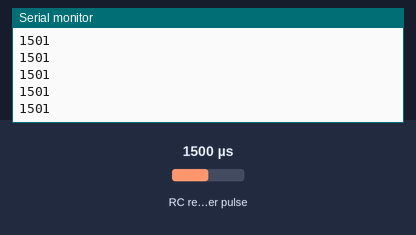
Bench run of a sketch on a simulated Arduino Uno, built with avr-gcc and run on an emulated ATmega328P. Shown: the last lines printed to the serial monitor. Wiring (inferred from the names in the program): RC receiver channel: data pin 2. The inputs (shaded band) are chosen by the test bench; at power-on: RC receiver pulse 1500 µs.

Above: at 1.2 s.
1.3 s: RC receiver pulse (sensor on pin 2) set to 1020 µs
At 1.9 s:
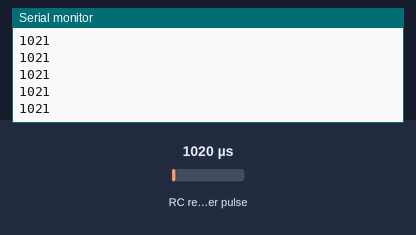
2.8 s: RC receiver pulse (sensor on pin 2) set to 1250 µs
At 3.5 s:
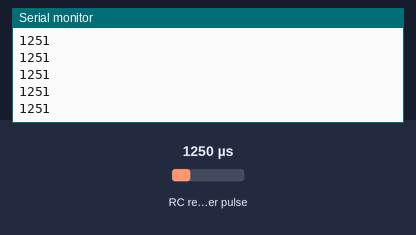
Timing chart, 0 to 5.8 s (numbered marks = the images above; inputs shaded):
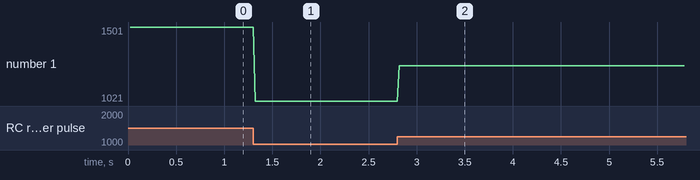

Measured:
- after the input at 1.3 s, the serial monitor: prints a new line at once (image 1)
- after the input at 2.8 s, the serial monitor: prints a new line at once (image 2)
- plotted number 1: 1501 → 1021 after the input at 1.3 s, 1021 → 1251 after the input at 2.8 s

The sketch:

RC_Read_Simple.ino
```cpp
#define RCPin 2
int RCValue;

void setup() {
  Serial.begin(9600);
  pinMode(RCPin, INPUT);
}

void loop() {
  RCValue = pulseIn(RCPin, HIGH);
  Serial.println(RCValue);
}
```
